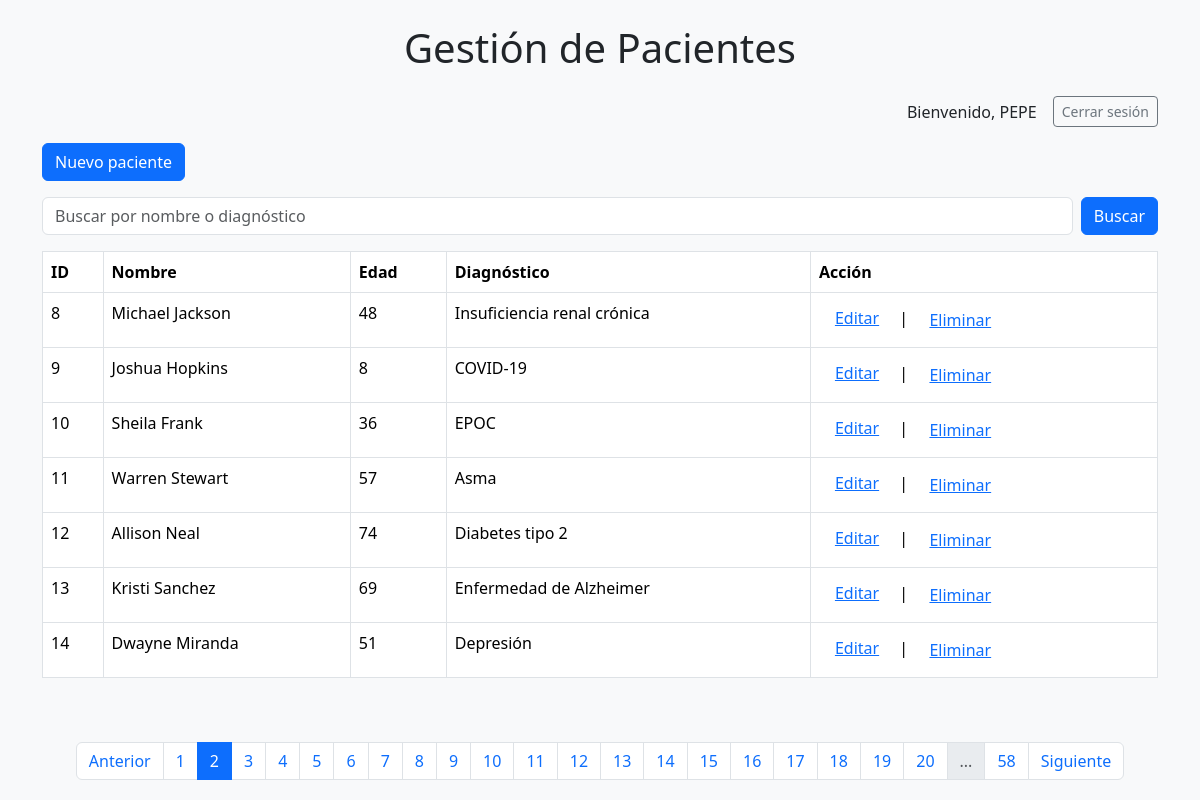
The page /?pagina=2&filtro= (signed in) on the database its author committed.
### tables this page shows
CREATE TABLE Pacientes (
            id INTEGER PRIMARY KEY AUTOINCREMENT,
            nombre TEXT NOT NULL,
            edad INTEGER NOT NULL,
            diagnostico TEXT NOT NULL
        );

### app.py (the view)
@app.route('/')
def index():
    filtro = request.args.get('filtro', '')
    pagina = int(request.args.get('pagina', 1))
    por_pagina = 7
    pacientes, total = db.obtener_pacientes(filtro=filtro, pagina=pagina, por_pagina=por_pagina)
    total_paginas = (total + por_pagina - 1) // por_pagina
    return render_template('index.html', pacientes=pacientes,
                           filtro=filtro,
                           pagina=pagina,
                           total_paginas=total_paginas)

### app.py (called while the page is built)
@app.before_request
def requerir_login():
    rutas_libres = ['login', 'registro', 'static']
    if request.endpoint not in rutas_libres and 'usuario' not in session:
        return redirect(url_for('login'))

### templates/index.html (shortened to what this page needs)
{% extends "base.html" %}
{% block content %}
<div class="d-flex justify-content-end align-items-center mb-3">
{% if session.get('usuario') %}
<span class="me-3">Bienvenido, {{session['usuario']}}</span>
<a href="{{ url_for('logout') }}" class="btn btn-outline-secondary btn-sm">Cerrar sesión</a>
{% endif %}
</div>
<a href="{{url_for('nuevo_paciente')}}" class="btn btn-primary mb-3">Nuevo paciente</a>
 <form action="{{ url_for('index')}}" method="get" class="mb-3 d-flex">
    <input type="text" name="filtro" class="form-control me-2" placeholder="Buscar por nombre o diagnóstico"  value = "{{filtro}}">
    <button type="submit" class="btn btn-primary">Buscar</button>
 </form>
<table class="table table-bordered">
    <thead>
        <tr>
            <th>ID</th>
            <th>Nombre</th>
            <th>Edad</th>
            <th>Diagnóstico</th>
            <th>Acción</th>
        </tr>
    </thead>
    <tbody>
        {% if pacientes %}
        {% for paciente in pacientes %}
        <tr>
            <td>{{ paciente[0] }}</td>
            <td>{{ paciente[1] }}</td>
            <td>{{ paciente[2] }}</td>
            <td>{{ paciente[3] }}</td>
            <td><a href="{{ url_for('editar_paciente', id=paciente[0]) }}" class="m-3">Editar</a>&nbsp;|&nbsp;
                <form action="{{ url_for('eliminar_paciente', id=paciente[0]) }}" method="post" style="display:inline;"
                    onsubmit="return confirm('¿Estás seguro de que deseas eliminar este paciente?');">
                    <button type="submit" class="btn btn-link">Eliminar</button>
                </form>
            </td>
        </tr>
        {% endfor %}
        {% else %}
        <tr>
            <td colspan="3">No hay pacientes disponibles.</td>
        </tr>
        {% endif %}
    </tbody>
</table>
<br><br>
<nav aria-label="Page navigation">
    <ul class="pagination justify-content-center">
         {% if pagina > 1 %}
        <li class="page-item">
            <a class="page-link" href="{{ url_for('index', pagina=pagina -1, filtro=filtro) }}">Anterior</a></li>
        {% endif %}
        {% set max_paginas_mostrar = 20 %}
        {% set mitad_rango = max_paginas_mostrar // 2 %}
        {% set inicio = pagina - mitad_rango if pagina - mitad_rango > 1 else 1 %}
        {% set fin = inicio + max_paginas_mostrar - 1 %}
        {% if fin > total_paginas %}
            {% set fin = total_paginas %}
            {% set inicio = fin - max_paginas_mostrar + 1 if fin - max_paginas_mostrar + 1 > 1 else 1 %}
        {% endif %}
        {% for p in range(inicio, fin + 1) %}
        <li class="page-item {% if p == pagina %}active{% endif %}">
            <a class="page-link" href="{{ url_for('index', pagina=p, filtro=filtro) }}">{{ p }}</a>
        </li>
        {% endfor %}
        {% if fin < total_paginas %}
        <li class="page-item disabled"><span class="page-link">...</span></li>
        <li class="page-item">
            <a class="page-link"
                href="{{ url_for('index', pagina=total_paginas, buscar=buscar, filtro=filtro) }}">
                {{ total_paginas }}</a>
        </li>
        {% endif %}
        {% if pagina < total_paginas %}
        <li class="page-item">
            <a class="page-link" href="{{ url_for('index', pagina=pagina+1, filtro=filtro) }}">Siguiente</a>
        </li>
        {% endif %}
    </ul>
</nav>
{% endblock %}

### rows shown on the page
Pacientes: id "8", nombre "Michael Jackson", edad "48", diagnostico "Insuficiencia renal crónica"
Pacientes: id "9", nombre "Joshua Hopkins", edad "8", diagnostico "COVID-19"
Pacientes: id "10", nombre "Sheila Frank", edad "36", diagnostico "EPOC"
Pacientes: id "11", nombre "Warren Stewart", edad "57", diagnostico "Asma"
Pacientes: id "12", nombre "Allison Neal", edad "74", diagnostico "Diabetes tipo 2"
Pacientes: id "13", nombre "Kristi Sanchez", edad "69", diagnostico "Enfermedad de Alzheimer"
Pacientes: id "14", nombre "Dwayne Miranda", edad "51", diagnostico "Depresión"

### other values the page prints
{{ session['usuario'] }} "PEPE"
{{ p }} "1" "2" "3" "4" "5" "6" "7" "8" "9" "10" "11" "12" "13" "14" "15" "16" "17" "18" "19" "20"
{{ total_paginas }} "58"
